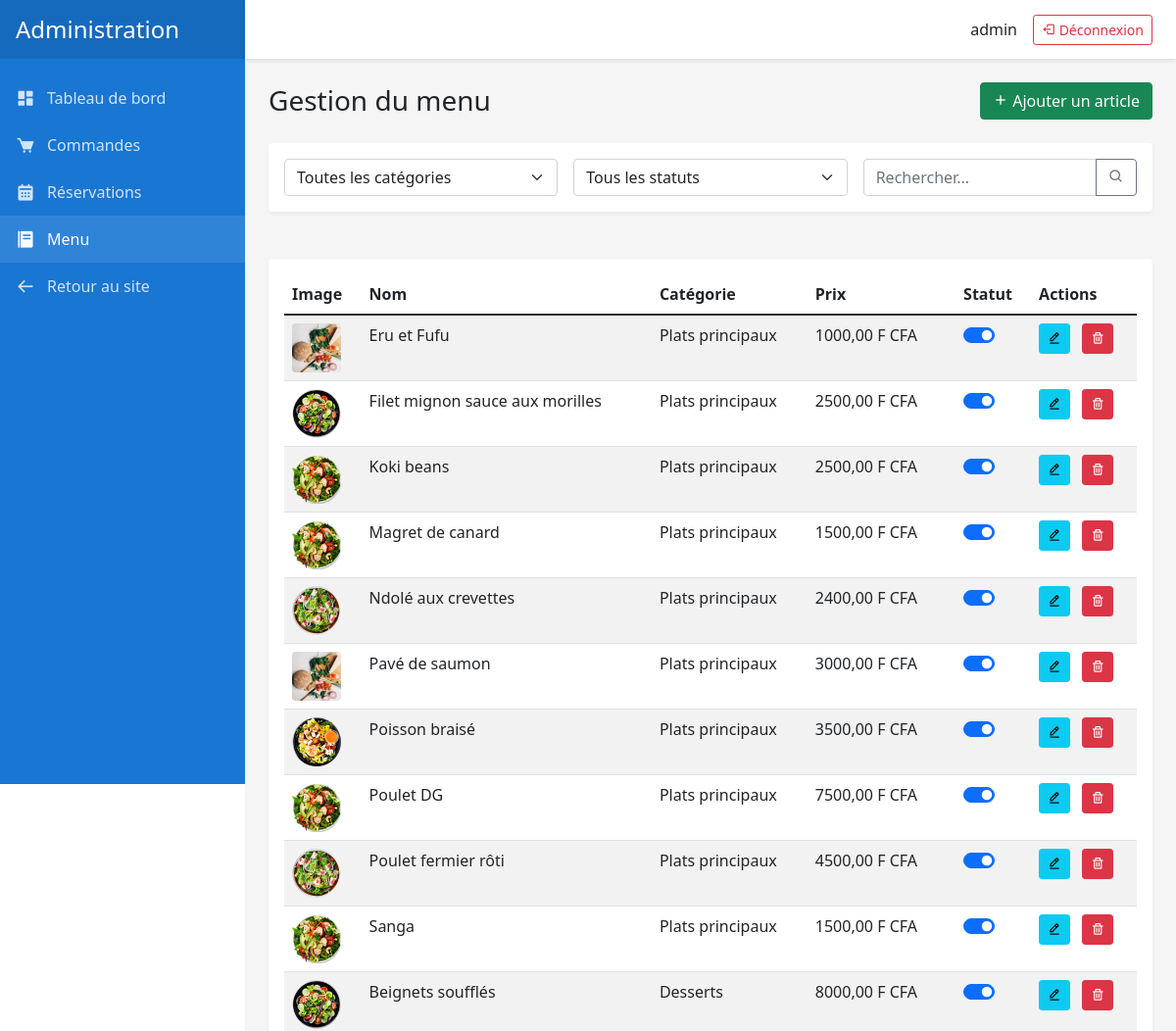
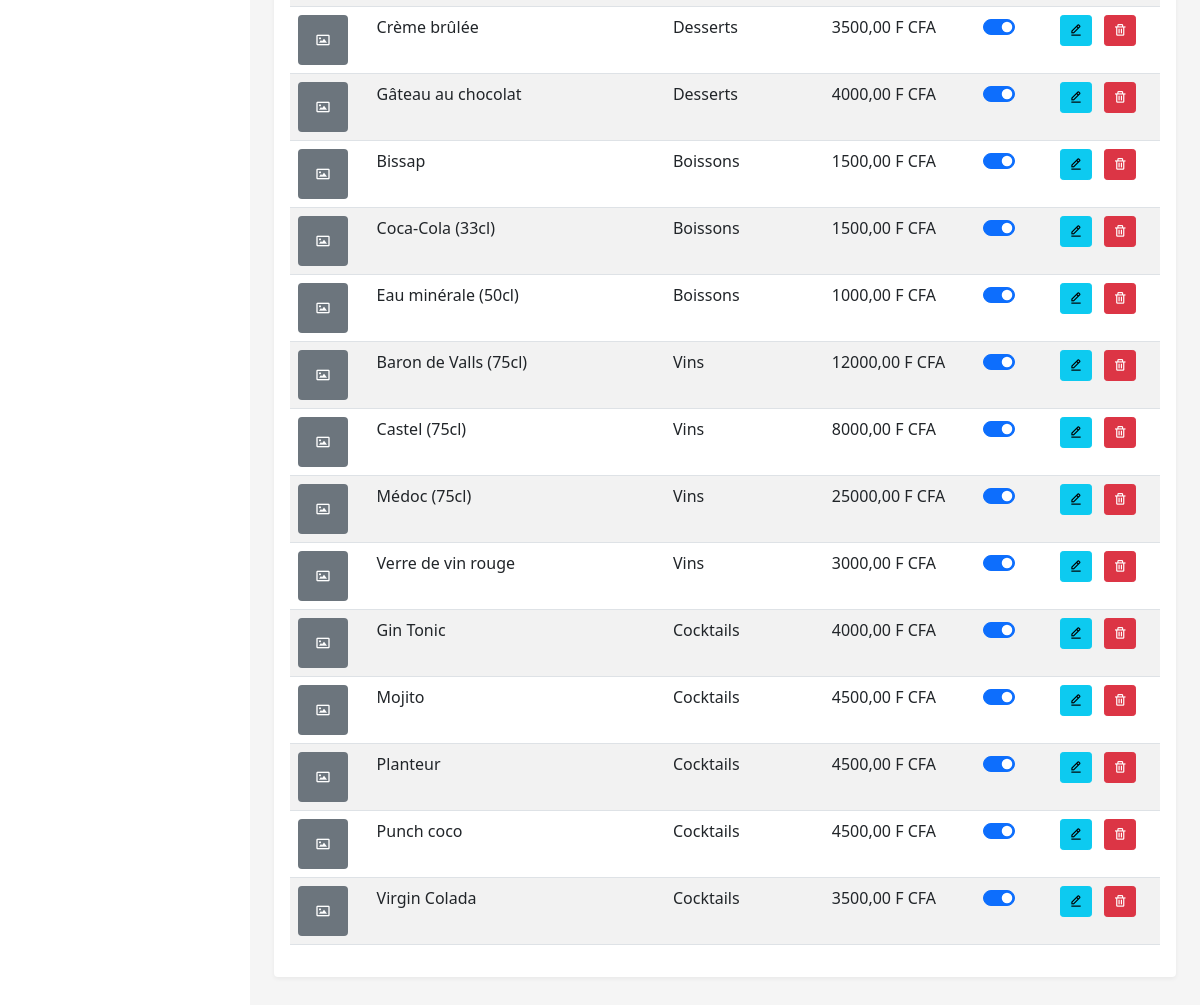
The app's page /dashboard/menu/ (signed in) with its own data (2 pictures, top to bottom).
### ecomm/models.py (models this page shows, shortened)
class MenuItem(models.Model):
    name = models.CharField(max_length=100)
    description = models.TextField()
    price = models.DecimalField(max_digits=10, decimal_places=2)
    image = models.ImageField(upload_to='menu_items/', blank=True, null=True)
    category = models.ForeignKey(Category, on_delete=models.CASCADE)
    is_available = models.BooleanField(default=True)

class Category(models.Model):
    name = models.CharField(max_length=100)
    description = models.TextField(blank=True)
    def __str__(self):
        return self.name
    class Meta:
        verbose_name_plural = "Categories"

### ecomm/views.py (the view)
# urls.py: path('dashboard/menu/', views.admin_menu, name='admin_menu'),
@user_passes_test(is_staff)
def admin_menu(request):
    items = MenuItem.objects.all().order_by('category', 'name')
    categories = Category.objects.all()
    return render(request, 'dashboard/menu.html', {'items': items, 'categories': categories})

### ecomm/views.py (called while the page is built)
def is_staff(user):
    return user.is_staff

### ecomm/templates/dashboard/menu.html (shortened to what this page needs)
{% extends 'dashboard/base_dashboard.html' %}
{% load static %}
{% block content %}
<div class="container-fluid p-0">
    <div class="d-flex justify-content-between align-items-center mb-4">
        <h1 class="h3 mb-0">Gestion du menu</h1>
        <div class="btn-group">
            <button type="button" class="btn btn-success" data-bs-toggle="modal" data-bs-target="#addItemModal">
                <i class='bx bx-plus'></i>
                Ajouter un article
            </button>
        </div>
    </div>
    <div class="row">
        <div class="col-12 mb-4">
            <div class="card">
                <div class="card-body">
                    <div class="row g-3">
                        <div class="col-md-4">
                            <select class="form-select" id="categoryFilter">
                                <option value="">Toutes les catégories</option>
                            </select>
                        </div>
                        <div class="col-md-4">
                            <select class="form-select" id="availabilityFilter">
                                <option value="">Tous les statuts</option>
                            </select>
                        </div>
                        <div class="col-md-4">
                            <div class="input-group">
                                <input type="text" class="form-control" id="searchInput" placeholder="Rechercher...">
                                <button class="btn btn-outline-secondary" type="button">
                                    <i class='bx bx-search'></i>
                                </button>
                            </div>
                        </div>
                    </div>
                </div>
            </div>
        </div>
        <div class="col-12">
            <div class="card">
                <div class="card-body">
                    <div class="table-responsive">
                        <table class="table table-striped table-hover">
                            <thead>
                                <tr>
                                    <th>Image</th>
                                    <th>Nom</th>
                                    <th>Catégorie</th>
                                    <th>Prix</th>
                                    <th>Statut</th>
                                    <th>Actions</th>
                                </tr>
                            </thead>
                            <tbody>
                                {% for item in items %}
                                <tr>
                                    <td>
                                        {% if item.image %}
                                            <img src="{{ item.image.url }}" alt="{{ item.name }}" class="rounded" style="width: 50px; height: 50px; object-fit: cover;">
                                        {% else %}
                                            <div class="rounded bg-secondary text-white d-flex align-items-center justify-content-center" style="width: 50px; height: 50px;">
                                                <i class='bx bx-image'></i>
                                            </div>
                                        {% endif %}
                                    </td>
                                    <td>{{ item.name }}</td>
                                    <td>{{ item.category.name }}</td>
                                    <td>{{ item.price }} F CFA</td>
                                    <td>
                                        <div class="form-check form-switch">
                                            <input class="form-check-input availability-toggle" type="checkbox"
                                                   data-item-id="{{ item.id }}"
                                                   {% if item.is_available %}checked{% endif %}>
                                        </div>
                                    </td>
                                    <td>
                                        <button type="button" class="btn btn-sm btn-info me-2" data-bs-toggle="modal" data-bs-target="#editItemModal{{ item.id }}">
                                            <i class='bx bx-edit-alt'></i>
                                        </button>
                                        <button type="button" class="btn btn-sm btn-danger" data-bs-toggle="modal" data-bs-target="#deleteItemModal{{ item.id }}">
                                            <i class='bx bx-trash'></i>
                                        </button>
                                    </td>
                                </tr>
                                {% empty %}
                                <tr>
                                    <td colspan="6" class="text-center">Aucun article trouvé</td>
                                </tr>
                                {% endfor %}
                            </tbody>
                        </table>
                    </div>
                </div>
            </div>
        </div>
    </div>
</div>
{% endblock %}

### ecomm/templates/dashboard/base_dashboard.html (shortened to what this page needs)
{% load static %}
<!DOCTYPE html>
<html lang="fr">
<head>
    <link href="https://cdn.jsdelivr.net/npm/bootstrap@5.1.3/dist/css/bootstrap.min.css" rel="stylesheet">
    <link href="https://cdn.jsdelivr.net/npm/boxicons@2.0.7/css/boxicons.min.css" rel="stylesheet">
</head>
<body>
    <div class="admin-layout">
        <aside class="sidebar" id="sidebar">
            <div class="sidebar-header">
                <h4 class="m-0">Administration</h4>
            </div>
            <nav class="sidebar-menu">
                <a href="{% url 'admin_dashboard' %}" class="menu-item {% if request.resolver_match.url_name == 'admin_dashboard' %}active{% endif %}">
                    <i class='bx bxs-dashboard'></i>
                    Tableau de bord
                </a>
                <a href="{% url 'admin_orders' %}" class="menu-item {% if request.resolver_match.url_name == 'admin_orders' %}active{% endif %}">
                    <i class='bx bxs-cart'></i>
                    Commandes
                </a>
                <a href="{% url 'admin_reservations' %}" class="menu-item {% if request.resolver_match.url_name == 'admin_reservations' %}active{% endif %}">
                    <i class='bx bxs-calendar'></i>
                    Réservations
                </a>
                <a href="{% url 'admin_menu' %}" class="menu-item {% if request.resolver_match.url_name == 'admin_menu' %}active{% endif %}">
                    <i class='bx bxs-food-menu'></i>
                    Menu
                </a>
                <a href="{% url 'index' %}" class="menu-item">
                    <i class='bx bx-arrow-back'></i>
                    Retour au site
                </a>
            </nav>
        </aside>
        <main class="main-content">
            <div class="topbar">
                <div class="d-flex align-items-center">
                    <span class="me-3">{{ request.user.username }}</span>
                    <form method="post" action="{% url 'logout' %}" style="margin: 0;">
                        <button type="submit" class="btn btn-outline-danger btn-sm">
                            <i class='bx bx-log-out'></i>
                            Déconnexion
                        </button>
                    </form>
                </div>
            </div>
            <div class="content-wrapper">
                {% block content %}{% endblock %}
            </div>
        </main>
    </div>
</body>
</html>

### ecomm/templates/dashboard/base_dashboard.html (style rules this page uses)
:root { --sidebar-width: 250px; --topbar-height: 60px; --primary-color: #1976d2; --secondary-color: #f5f5f5; }
.admin-layout { display: flex; min-height: 100vh; }
.sidebar { width: var(--sidebar-width); background: var(--primary-color); color: white; position: fixed; height: 100vh; overflow-y: auto; transition: transform 0.3s ease; }
.sidebar-header { height: var(--topbar-height); display: flex; align-items: center; padding: 0 1rem; background: rgba(0,0,0,0.1); }
.sidebar-menu { padding: 1rem 0; }
.menu-item { padding: 0.75rem 1rem; display: flex; align-items: center; color: rgba(255,255,255,0.8); text-decoration: none; transition: all 0.3s; }
.menu-item:hover, .menu-item.active { background: rgba(255,255,255,0.1); color: white; }
.menu-item i { margin-right: 0.75rem; font-size: 1.25rem; }
.main-content { flex: 1; margin-left: var(--sidebar-width); min-height: 100vh; background: var(--secondary-color); }
.topbar { height: var(--topbar-height); background: white; box-shadow: 0 2px 4px rgba(0,0,0,0.1); display: flex; align-items: center; padding: 0 1.5rem; position: sticky; top: 0; z-index: 1000; }
.content-wrapper { padding: 1.5rem; }
.card { border: none; box-shadow: 0 2px 4px rgba(0,0,0,0.05); margin-bottom: 1.5rem; }

### records on screen
MenuItem: image (picture), name "Eru et Fufu", category.name "Plats principaux", price "1000,00", is_available "☑"
MenuItem: image (picture), name "Filet mignon sauce aux morilles", category.name "Plats principaux", price "2500,00", is_available "☑"
MenuItem: image (picture), name "Koki beans", category.name "Plats principaux", price "2500,00", is_available "☑"
MenuItem: image (picture), name "Magret de canard", category.name "Plats principaux", price "1500,00", is_available "☑"
MenuItem: image (picture), name "Ndolé aux crevettes", category.name "Plats principaux", price "2400,00", is_available "☑"
MenuItem: image (picture), name "Pavé de saumon", category.name "Plats principaux", price "3000,00", is_available "☑"
MenuItem: image (picture), name "Poisson braisé", category.name "Plats principaux", price "3500,00", is_available "☑"
MenuItem: image (picture), name "Poulet DG", category.name "Plats principaux", price "7500,00", is_available "☑"
MenuItem: image (picture), name "Poulet fermier rôti", category.name "Plats principaux", price "4500,00", is_available "☑"
MenuItem: image (picture), name "Sanga", category.name "Plats principaux", price "1500,00", is_available "☑"
MenuItem: image (picture), name "Beignets soufflés", category.name "Desserts", price "8000,00", is_available "☑"
MenuItem: name "Crème brûlée", category.name "Desserts", price "3500,00", is_available "☑"
MenuItem: name "Gâteau au chocolat", category.name "Desserts", price "4000,00", is_available "☑"
MenuItem: name "Bissap", category.name "Boissons", price "1500,00", is_available "☑"
MenuItem: name "Coca-Cola (33cl)", category.name "Boissons", price "1500,00", is_available "☑"
MenuItem: name "Eau minérale (50cl)", category.name "Boissons", price "1000,00", is_available "☑"
MenuItem: name "Baron de Valls (75cl)", category.name "Vins", price "12000,00", is_available "☑"
MenuItem: name "Castel (75cl)", category.name "Vins", price "8000,00", is_available "☑"
MenuItem: name "Médoc (75cl)", category.name "Vins", price "25000,00", is_available "☑"
MenuItem: name "Verre de vin rouge", category.name "Vins", price "3000,00", is_available "☑"
MenuItem: name "Gin Tonic", category.name "Cocktails", price "4000,00", is_available "☑"
MenuItem: name "Mojito", category.name "Cocktails", price "4500,00", is_available "☑"
MenuItem: name "Planteur", category.name "Cocktails", price "4500,00", is_available "☑"
MenuItem: name "Punch coco", category.name "Cocktails", price "4500,00", is_available "☑"
MenuItem: name "Virgin Colada", category.name "Cocktails", price "3500,00", is_available "☑"

### other values on screen
{{ request.user.username }} "admin"
